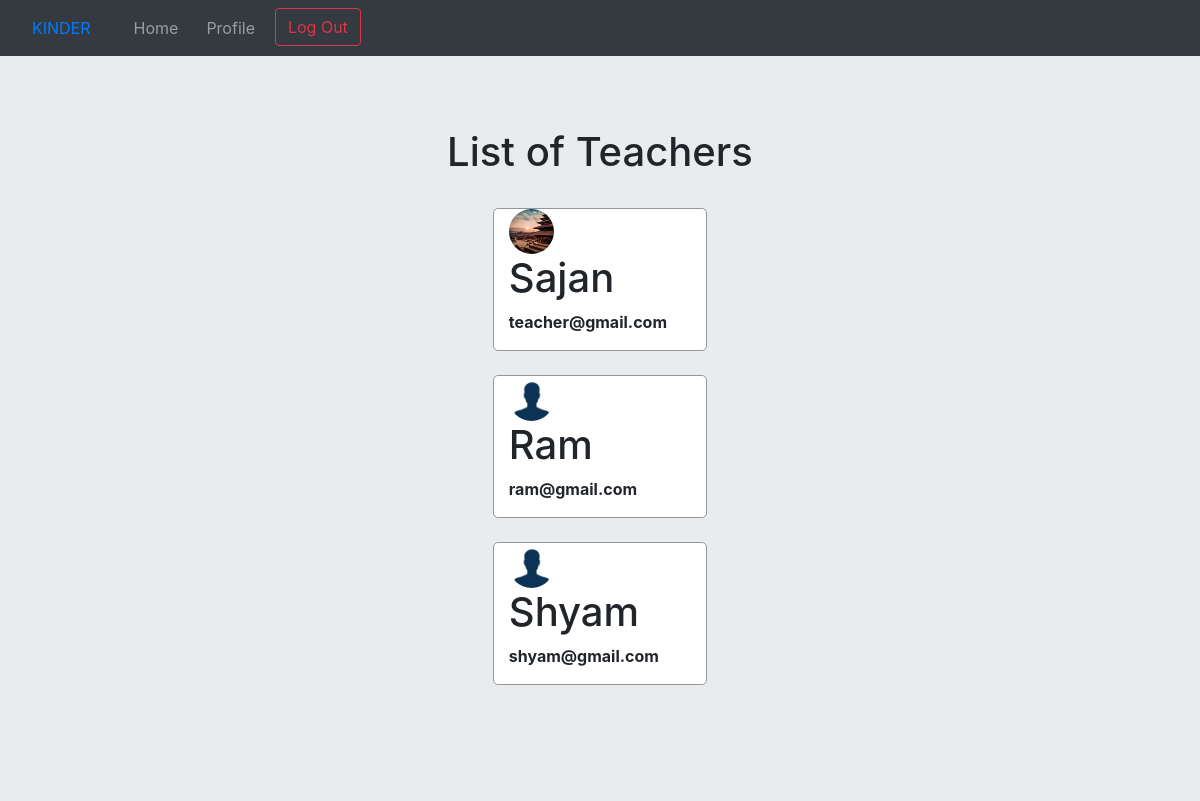
/home/teacher-profile/ (signed in), run on the app's committed database.
### users/models.py (models this page shows, shortened)
class User_teachers(models.Model):
    user=models.OneToOneField(User, on_delete=models.CASCADE)
    UserType=models.CharField(max_length=20,default='teacher')
    age=models.IntegerField()
    grade=models.CharField(max_length=20)
    schoolCode=models.CharField(max_length=20)
    school=models.ForeignKey(School,on_delete=models.CASCADE)

### second/models.py (models this page shows, shortened)
class Profile(models.Model):
    user = models.OneToOneField(User, on_delete=models.CASCADE)
    image = models.ImageField(default='default.jpg', upload_to='profile_pics')

### second/views.py (the view)
# urls.py: path('teacher-profile/', views.teacherprofile, name='teacher-profile'),
@login_required
def teacherprofile(request):
    if(hasattr(request.user,'user_teachers')):
        teachers=User_teachers.objects.filter(school=request.user.user_teachers.school)
    else:
        teachers=User_teachers.objects.filter(school=request.user.user_parents.school,grade=request.user.user_parents.ChildGrade)
    teacherlist={
        'teachers': teachers
    }
    return render(request, 'teacherprofile.html', teacherlist)

### second/templates/teacherprofile.html (shortened to what this page needs)
{% extends "base1.html" %}
{% block base2 %}
{% load static %}
<!DOCTYPE html>
<html lang="en">
<head>
    <link rel="stylesheet" href="{% static 'form1.css' %}" >
</head>
<body class="jumbotron">
<div class="jumbotron">
<center><h1>List of Teachers</h1></center><br>
    {% for teach in teachers %}
        <div class='container' style='background-color:white;width:20%;border-style:solid;border-radius:5px;border-width:1px;border-color:#969696;'>
        <img class="rounded-circle account-img" src="{{ teach.user.profile.image.url }}" height = "45px", width="45px"><h1>{{teach.user.username}}</h1>
        <p><b>{{teach.user.email}}</b></p>
        </div><br>
    {% endfor %}
</div>
</body>
</html>
{% endblock %}

### data on the page
User_teachers: user.profile.image (picture), user.username "Sajan", user.email "teacher@gmail.com"
User_teachers: user.profile.image (placeholder picture), user.username "Ram", user.email "ram@gmail.com"
User_teachers: user.profile.image (placeholder picture), user.username "Shyam", user.email "shyam@gmail.com"
